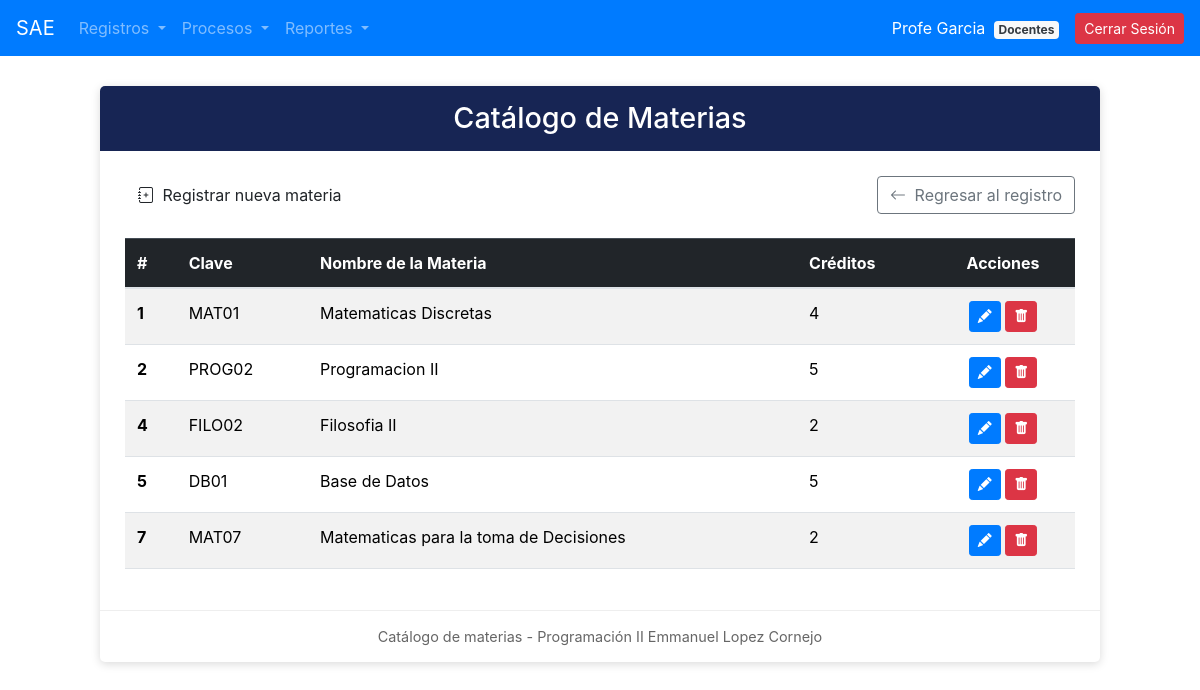
Page /crude/crude_materias.php (signed in) on the committed database.
### tables this page shows
CREATE TABLE `materias` (
  `idmat` int(11) NOT NULL,
  `clave_mat` varchar(50) NOT NULL,
  `nombre_mat` varchar(150) NOT NULL,
  `creditos` int(11) NOT NULL,
  `estatus_mat` varchar(10) DEFAULT 'ALTA'
);

### crude/crude_materias.php (the view, shortened to what this page needs)
<?php
include_once("../conexion.php");
$sql = "SELECT * FROM materias WHERE estatus_mat = 'ALTA'";
$resultado = $conexion->query($sql);
?>
<!DOCTYPE html>
<html lang="es">
<head>
    <link href="https://cdn.jsdelivr.net/npm/bootstrap@5.3.3/dist/css/bootstrap.min.css" rel="stylesheet">
    <link rel="stylesheet" href="https://cdn.jsdelivr.net/npm/bootstrap-icons@1.11.3/font/bootstrap-icons.min.css">
</head>
<body>
<?php include_once("../navegacion/nav.php"); ?>
<div class="container">
    <div class="card-custom">
        <div class="titulo">
            <h2>Catálogo de Materias</h2>
        </div>
        <div class="contenido">
            <div class="d-flex justify-content-between align-items-center mb-4">
                <a href="../registro/reg_materia.php" class="btn btn-sae">
                    <i class="bi bi-journal-plus me-1"></i> Registrar nueva materia
                </a>
                <a href="../registro/reg_materia.php" class="btn btn-outline-secondary">
                    <i class="bi bi-arrow-left me-1"></i> Regresar al registro
                </a>
            </div>
            <table class="table table-striped table-hover align-middle">
                <thead class="table-dark">
                    <tr>
                        <th scope="col">#</th>
                        <th scope="col">Clave</th>
                        <th scope="col">Nombre de la Materia</th>
                        <th scope="col">Créditos</th>
                        <th scope="col" class="text-center">Acciones</th>
                    </tr>
                </thead>
                <tbody>
                    <?php if ($resultado && $resultado->num_rows > 0): ?>
                        <?php while ($materia = $resultado->fetch_assoc()): ?>
                            <tr>
                                <th scope="row"><?php echo $materia['idmat']; ?></th>
                                <td><?php echo htmlspecialchars($materia['clave_mat']); ?></td>
                                <td><?php echo htmlspecialchars($materia['nombre_mat']); ?></td>
                                <td><?php echo htmlspecialchars($materia['creditos']); ?></td>
                                <td class="text-center">
                                    <a href="../modificacion/modif_materia.php?idmat=<?php echo $materia['idmat']; ?>" class="btn btn-primary btn-sm" title="Editar"><i class="bi bi-pencil-fill"></i></a>
                                    <a href="../baja/baja_materia.php?idmat=<?php echo $materia['idmat']; ?>" class="btn btn-danger btn-sm" title="Dar de Baja" onclick="return confirm('¿Seguro que deseas dar de baja esta materia?');"><i class="bi bi-trash-fill"></i></a>
                                </td>
                            </tr>
                        <?php endwhile; ?>
                    <?php else: ?>
                        <tr>
                            <td colspan="5" class="text-center text-muted">No hay materias activas registradas.</td>
                        </tr>
                    <?php endif; ?>
                </tbody>
            </table>
        </div>
        <div class="pie">
            Catálogo de materias - Programación II Emmanuel Lopez Cornejo
        </div>
    </div>
</div>
</body>
</html>

### crude/crude_materias.php (style rules this page uses)
body { background-color: #f3f1f4; }
.card-custom { background-color: white; max-width: 1000px; margin: 30px auto; border-radius: 5px; box-shadow: 0 2px 10px rgba(0, 0, 0, 0.15); overflow: hidden; }
.titulo { background-color: #172554; color: white; padding: 15px; text-align: center; }
.titulo h2 { margin: 0; font-size: 1.8rem; }
.contenido { padding: 25px; }
.btn-sae { background-color: #9f1239; color: white; border: none; padding: 8px 16px; border-radius: 4px; }
.pie { text-align: center; padding: 15px; color: #666; font-size: 0.9rem; border-top: 1px solid #eee; }

### rows in the picture
materias: idmat "1", clave_mat "MAT01", nombre_mat "Matematicas Discretas", creditos "4"
materias: idmat "2", clave_mat "PROG02", nombre_mat "Programacion II", creditos "5"
materias: idmat "4", clave_mat "FILO02", nombre_mat "Filosofia II", creditos "2"
materias: idmat "5", clave_mat "DB01", nombre_mat "Base de Datos", creditos "5"
materias: idmat "7", clave_mat "MAT07", nombre_mat "Matematicas para la toma de Decisiones", creditos "2"

### other values in the picture
$_SESSION['nombre_usuario'] "Profe Garcia"
$_SESSION['nombre_puesto'] "Docentes"
